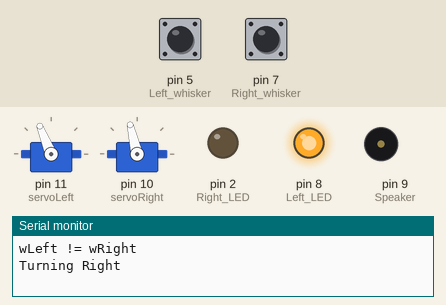
A sketch run on a simulated Arduino Uno, built with avr-gcc and run on an emulated ATmega328P. On the bench: 2 × servo, output pins drawn as LEDs (lit = HIGH), buzzer (waves = sounding), the last lines printed to the serial monitor. Inputs (shaded band) come from the test bench; at power-on: pin 5 (Left_whisker) LOW, pin 7 (Right_whisker) HIGH.

Above: at 3.2 s.
3.3 s: pin 5 (Left_whisker) pulled HIGH for 1.55 s
At 3.8 s:
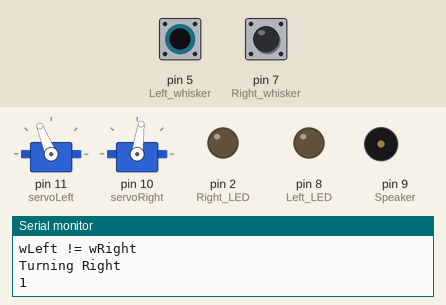
8.9 s: pin 7 (Right_whisker) pulled LOW for 1.55 s
At 10.8 s:
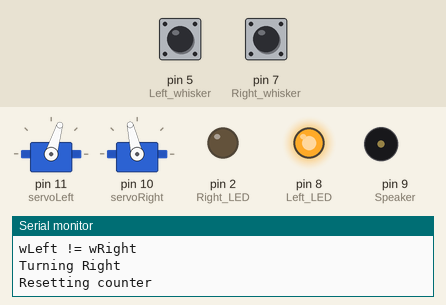
12.5 s: pin 7 (Right_whisker) pulled LOW for 3.2 s
At 15.1 s:
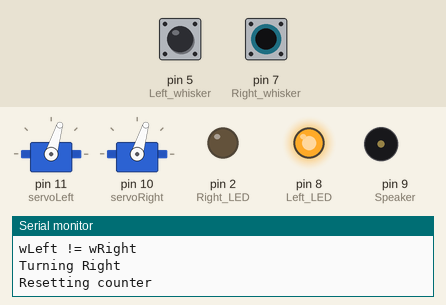
17.2 s: pin 5 (Left_whisker) pulled HIGH for 3.2 s
At 17.7 s:
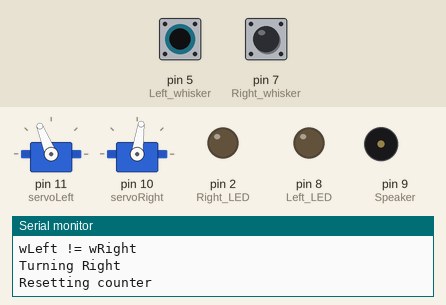
21.9 s: pin 5 (Left_whisker) driven HIGH and pin 7 (Right_whisker) driven LOW
At 23.6 s:
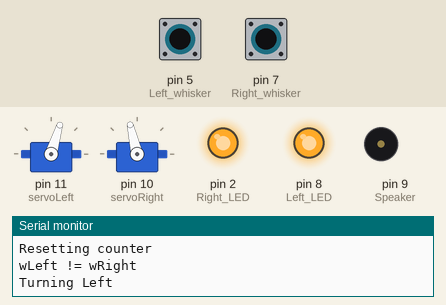
25.8 s: pin 7 (Right_whisker) driven HIGH
At 27.9 s:
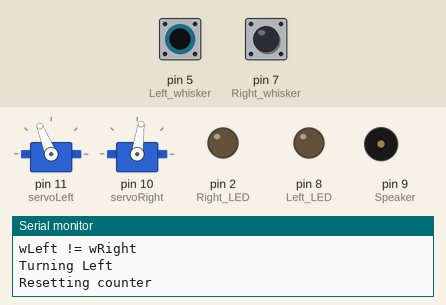
Timing chart, 0 to 29.4 s (numbered marks = the images above; inputs shaded):
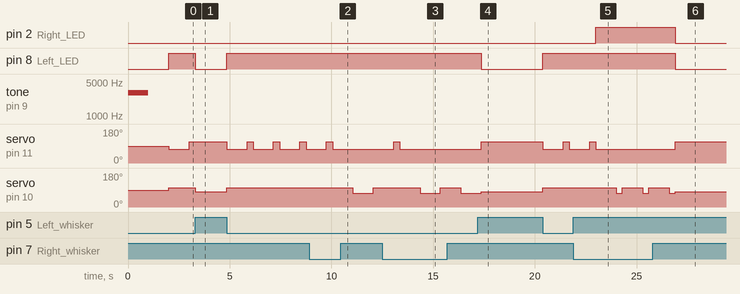

Measured:
- after the input at 3.3 s, pin 8 (Left_LED): HIGH → LOW at once, → HIGH 1.5 s later; servo on pin 10 (servoRight): 103° → 82° at once, → 103° 1.5 s later
- after the input at 8.9 s, servo on pin 11 (servoLeft): goes on until 10.1 s, then stays 73°; servo on pin 10 (servoRight): 103° → 73° after 2.2 s, → 103° 1.0 s later
- after the input at 12.5 s, servo on pin 11 (servoLeft): goes on until 13.4 s, then stays 73°; servo on pin 10 (servoRight): 103° → 73° after 1.9 s, → 103° 1.0 s later, → 73° 1.0 s later
- after the input at 17.2 s, pin 8 (Left_LED): HIGH → LOW after 0.16 s, → HIGH 3.0 s later; servo on pin 10 (servoRight): 73° → 82° after 0.16 s, → 103° 3.0 s later
- after the input at 21.9 s, pin 2 (Right_LED): LOW → HIGH after 1.1 s; servo on pin 11 (servoLeft): goes on until 23.0 s, then stays 73°; servo on pin 10 (servoRight): alternates 103° for 1.0 s and 73° for 0.30 s, starting after 2.1 s
- after the input at 25.8 s, pin 2 (Right_LED), pin 8 (Left_LED): HIGH → LOW after 1.1 s; servo on pin 11 (servoLeft): 73° → 112° after 1.1 s
- by itself, servo on pin 11 (servoLeft): alternates 112° for 0.30 s and 73° for 1.0 s

The sketch:

corner-escape-v2.ino
```cpp
#include <Servo.h>

Servo servoRight;
Servo servoLeft;

//Program that let's the bot escape a corner with the use of whiskers
void setup() {
  servoLeft.attach(11);
  servoRight.attach(10);

  pinMode(9, OUTPUT); //Speaker
  pinMode(7, INPUT); //Right whisker
  pinMode(5, INPUT); //Left whisker
  pinMode(8, OUTPUT); //Left LED
  pinMode(2, OUTPUT); //Right LED

  tone(9, 3000, 1000);
  delay(2000);

  Serial.begin(9600);
}

byte wRight;
byte wLeft;

int wRightOld = 1;
int wLeftOld = 1;

int counter = 0;

void loop() {
  wRight = digitalRead(7);
  wLeft = digitalRead(5);

  forward();

  if(wLeft != wRight){
    Serial.println("wLeft != wRight");
    if(wLeft == 0){
      digitalWrite(8, HIGH);
      Serial.println("Turning Right");
      reverse();
      maneuver(1700, 1610, 300);
    }else if(wRight == 0){
      digitalWrite(2, HIGH);
      Serial.println("Turning Left");
      reverse();
      maneuver(1300, 1300, 300);
    }
    if((wLeft != wLeftOld) || (wRight != wRightOld)){
      counter++;
      Serial.println(counter);
      wLeftOld = wLeft;
      wRightOld = wRight;
      if(counter == 4){
       Serial.println("counter is 4, turning around");
       maneuver(1300, 1300, 1000);
       wLeft = 0;
       wRight = 0;
       counter = 0;
      }
    }else{
      Serial.println("Resetting counter");
      counter = 0;
    }
  }else if((wLeft == 0)&& (wRight== 0)){
    reverse ();
    maneuver(1300, 1300, 1000);
  }else{
    digitalWrite(8, LOW);
    digitalWrite(2, LOW);
  }

}

void forward(){
  servoLeft.writeMicroseconds(1700);
  servoRight.writeMicroseconds(1390);
}

void reverse(){
  servoLeft.writeMicroseconds(1300);
  servoRight.writeMicroseconds(1610);
  delay(1000);
  servoLeft.writeMicroseconds(1500);
  servoRight.writeMicroseconds(1500);
}

void maneuver(int speedLeft, int speedRight, int msTime){
  servoLeft.writeMicroseconds(speedLeft);
  servoRight.writeMicroseconds(speedRight);
  if(msTime == -1){
    servoLeft.detach();
    servoRight.detach();
  }
  delay(msTime);
  servoLeft.writeMicroseconds(1500);
  servoRight.writeMicroseconds(1500);
}
```
